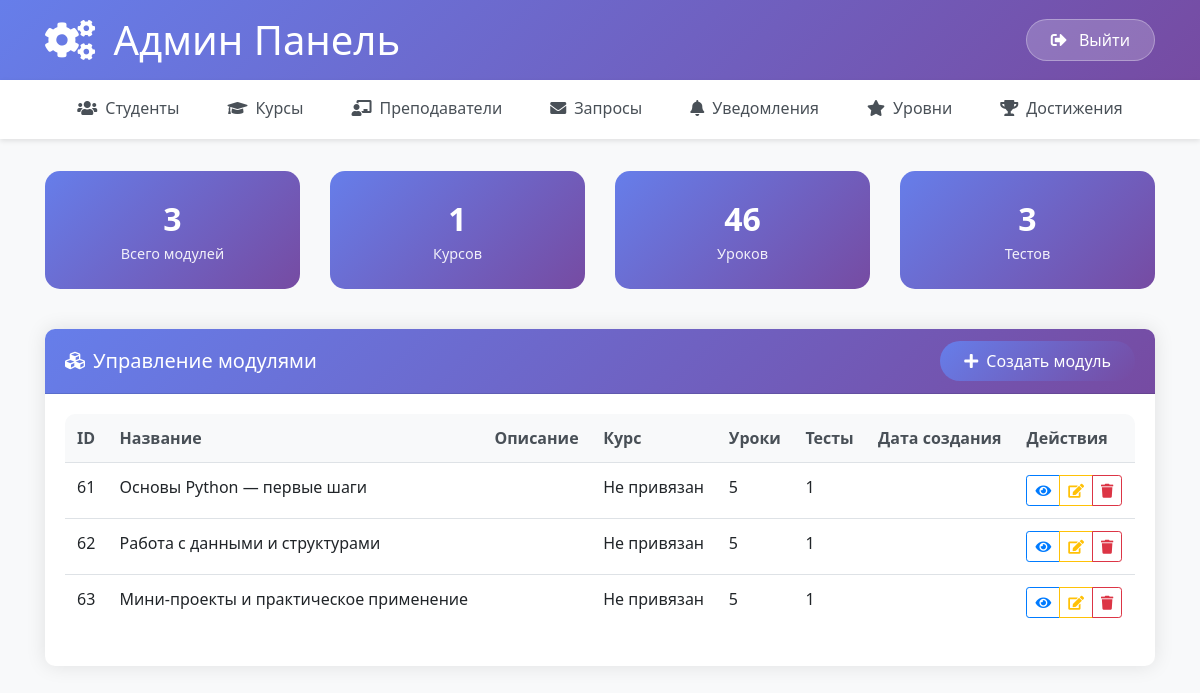
The page /admin_modules/ (signed in) on the database as committed earlier.
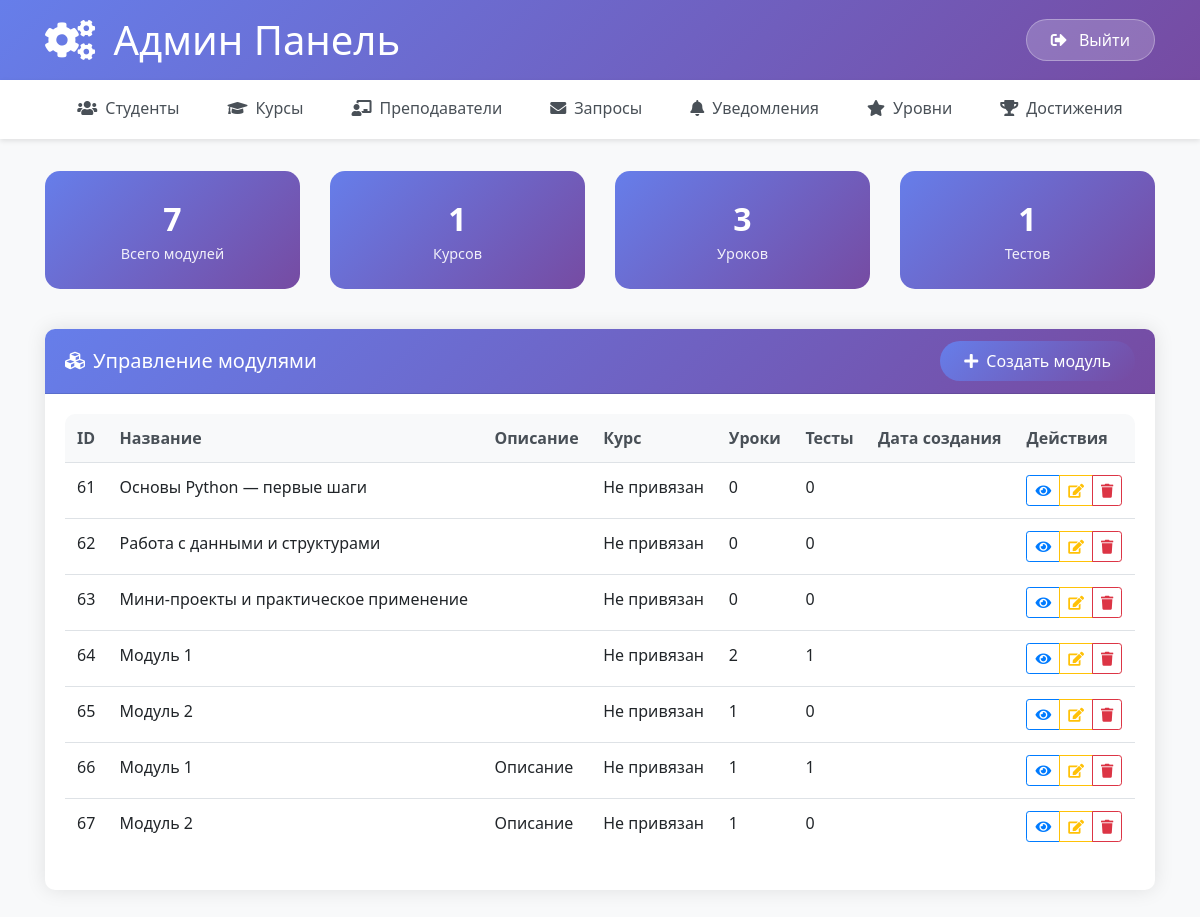
The same page on the database as committed later.
### courses/models.py (models this page shows, shortened)
class Module(models.Model):
    title = models.CharField(max_length=100)
    lessons = models.ManyToManyField(Lesson)
    description = models.TextField(null=True, blank=True, default="")
    quizzes = models.ManyToManyField(Quiz, blank=True)  # Связь с квизами

### courses/views.py (the view)
# urls.py: path('admin_modules/', views.admin_modules_page, name='admin_modules_page'),
@login_required
def admin_modules_page(request):
    from .models import Module, Course, Lesson, Quiz
    modules = Module.objects.all()
    courses = Course.objects.all()
    lessons = Lesson.objects.all()
    quizzes = Quiz.objects.all()
    context = {
        'modules': modules,
        'courses': courses,
        'lessons': lessons,
        'quizzes': quizzes,
        'active_tab': 'modules'
    }
    return render(request, 'courses/admin_modules_page.html', context)

### courses/templates/courses/admin_modules_page.html (shortened to what this page needs)
{% extends 'courses/admin_base.html' %}
{% block content %}
<div class="row mb-4">
    <div class="col-md-3">
        <div class="stats-card text-center">
            <div class="stats-number">{{ modules.count }}</div>
            <div class="stats-label">Всего модулей</div>
        </div>
    </div>
    <div class="col-md-3">
        <div class="stats-card text-center">
            <div class="stats-number">{{ courses.count }}</div>
            <div class="stats-label">Курсов</div>
        </div>
    </div>
    <div class="col-md-3">
        <div class="stats-card text-center">
            <div class="stats-number">{{ lessons.count }}</div>
            <div class="stats-label">Уроков</div>
        </div>
    </div>
    <div class="col-md-3">
        <div class="stats-card text-center">
            <div class="stats-number">{{ quizzes.count }}</div>
            <div class="stats-label">Тестов</div>
        </div>
    </div>
</div>
<div class="row">
    <div class="col-12">
        <div class="card">
            <div class="card-header d-flex justify-content-between align-items-center">
                <h5 class="mb-0">
                    <i class="fas fa-cubes mr-2"></i>Управление модулями
                </h5>
                <a href="{% url 'create_module' %}" class="btn btn-primary">
                    <i class="fas fa-plus mr-2"></i>Создать модуль
                </a>
            </div>
            <div class="card-body">
                <div class="table-responsive">
                    <table class="table table-hover">
                        <thead>
                            <tr>
                                <th>ID</th>
                                <th>Название</th>
                                <th>Описание</th>
                                <th>Курс</th>
                                <th>Уроки</th>
                                <th>Тесты</th>
                                <th>Дата создания</th>
                                <th>Действия</th>
                            </tr>
                        </thead>
                        <tbody>
                            {% for module in modules %}
                            <tr>
                                <td>{{ module.id }}</td>
                                <td>{{ module.title }}</td>
                                <td>{{ module.description|truncatechars:50 }}</td>
                                <td>{{ module.course.title|default:"Не привязан" }}</td>
                                <td>{{ module.lessons.count }}</td>
                                <td>{{ module.quizzes.count }}</td>
                                <td>{{ module.created_at|date:"d.m.Y" }}</td>
                                <td>
                                    <div class="btn-group" role="group">
                                        <a href="{% url 'module_details' module.id %}" class="btn btn-sm btn-outline-primary">
                                            <i class="fas fa-eye"></i>
                                        </a>
                                        <a href="{% url 'edit_module' module.id %}" class="btn btn-sm btn-outline-warning">
                                            <i class="fas fa-edit"></i>
                                        </a>
                                        <button class="btn btn-sm btn-outline-danger" onclick="deleteModule({{ module.id }})">
                                            <i class="fas fa-trash"></i>
                                        </button>
                                    </div>
                                </td>
                            </tr>
                            {% empty %}
                            <tr>
                                <td colspan="8" class="text-center text-muted">Модули не найдены</td>
                            </tr>
                            {% endfor %}
                        </tbody>
                    </table>
                </div>
            </div>
        </div>
    </div>
</div>
{% endblock %}

Rows that differ between the two databases and show on the page:
computed for Module "Основы Python — первые шаги": lessons.count "5" → "0"; quizzes.count "1" → "0"
computed for Module "Работа с данными и структурами": lessons.count "5" → "0"; quizzes.count "1" → "0"
computed for Module "Мини-проекты и практическое применение": lessons.count "5" → "0"; quizzes.count "1" → "0"
added Module: id "64", title "Модуль 1", course "Не привязан", lessons.count "2", quizzes.count "1"
added Module: id "65", title "Модуль 2", course "Не привязан", lessons.count "1", quizzes.count "0"
added Module: id "66", title "Модуль 1", description "Описание", course "Не привязан", lessons.count "1", quizzes.count "1"
added Module: id "67", title "Модуль 2", description "Описание", course "Не привязан", lessons.count "1", quizzes.count "0"
Other text that changed with them:
{{ modules.count }}: "3" → "7"
{{ lessons.count }}: "46" → "3"
{{ quizzes.count }}: "3" → "1"
